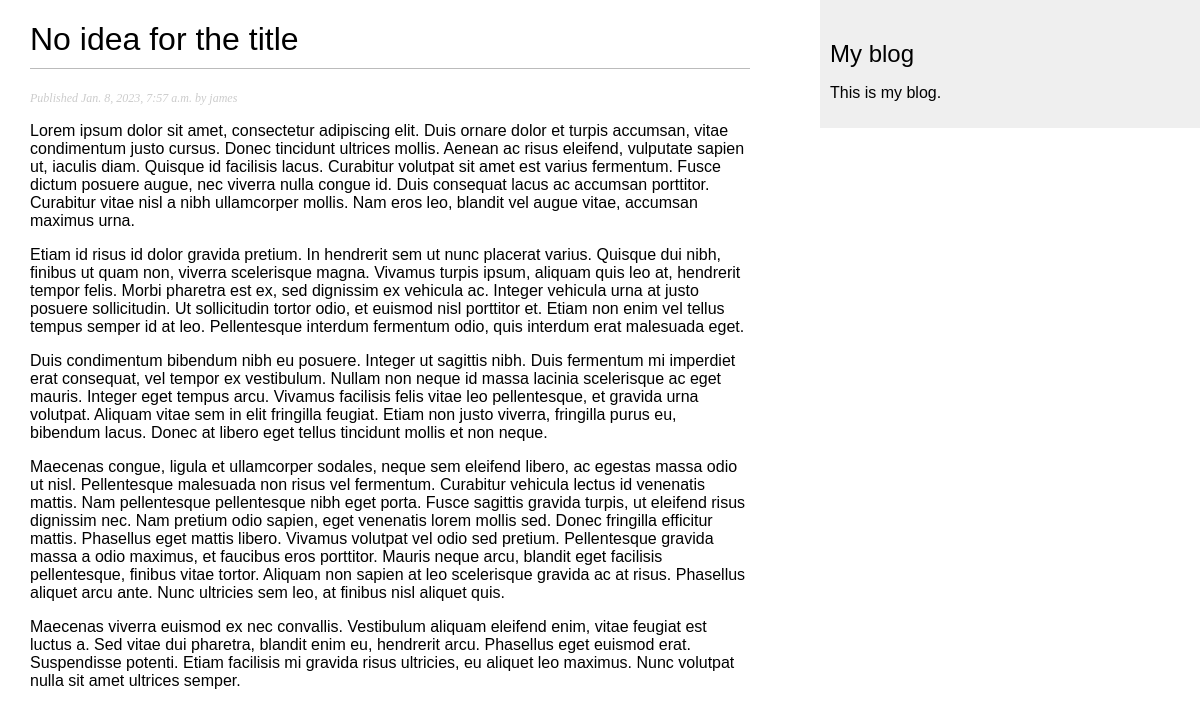
/blog/2023/1/8/no-idea-for-the-title/, run on the app's committed database.
### blog/models.py (models this page shows, shortened)
class Post(models.Model):
    class Status(models.TextChoices):
        DRAFT = 'DF', 'Draft'
        PUBLISHED = 'PB', 'Published'
    title = models.CharField(max_length=250)
    slug = models.SlugField(max_length=250, unique_for_date="publish")
    author = models.ForeignKey(User,
                               on_delete=models.CASCADE,
                               related_name='blog_posts')
    body = models.TextField()
    publish = models.DateTimeField(default=timezone.now)
    created = models.DateTimeField(auto_now_add=True)
    updated = models.DateTimeField(auto_now=True)
    status = models.CharField(max_length=2,
                              choices=Status.choices,
                              default=Status.DRAFT)
    objects = models.Manager() # The default manager.
    published = PublishedManager() # Our custom manager.
    class Meta:
        ordering = ['-publish']
        indexes = [
            models.Index(fields=['-publish']),
        ]

### blog/views.py (the view)
# urls.py: path('<int:year>/<int:month>/<int:day>/<slug:post>/', views.post_detail, name='post_detail'),
def post_detail(request, year, month, day, post):
    post = get_object_or_404(Post,
                             status=Post.Status.PUBLISHED,
                             slug=post,
                             publish__year=year,
                             publish__month=month,
                             publish__day=day)
    return render(request, 'blog/post/detail.html', {
      'post': post,
    })

### blog/templates/blog/post/detail.html (shortened to what this page needs)
{% extends "blog/base.html" %}
{% block content %}
  <h1>{{ post.title }}</h1>
  <p class="date">
    Published {{ post.publish }} by {{ post.author }}
  </p>
  {{ post.body|linebreaks }}
{% endblock %}

### blog/static/css/blog.css (style rules this page uses)
body { margin:0; padding:0; font-family:helvetica, sans-serif; }
h1 { font-weight:normal; border-bottom:1px solid #bbb; padding:0 0 10px 0; }
p.date { color:#ccc; font-family: georgia, serif; font-size: 12px; font-style: italic; }

### data on the page
Post: title "No idea for the title", publish "Jan. 8, 2023, 7:57 a.m.", author "james", body "Lorem ipsum dolor sit amet, consectetur adipiscing elit. Duis ornare dolor et turpis accumsan, vitae condimentum justo cursus. Donec tincidunt ultrices mollis. Aenean ac risus eleifend, vulputate sapien ut, iaculis diam. Quisque id facilisis lacus. Curabitur volutpat sit amet est varius fermentum. Fusce dictum posuere augue, nec viverra nulla congue id. Duis consequat lacus ac accumsan porttitor. Curabitur vitae nisl a nibh ullamcorper mollis. Nam eros leo, blandit vel augue vitae, accumsan maximus urna. Etiam id risus id dolor gravida pretium. In hendrerit sem ut nunc placerat varius. Quisque dui nibh, finibus ut quam non, viverra scelerisque magna. Vivamus turpis ipsum, aliquam quis leo…"
